Frame 1 (no input): blank canvas, image omitted
Frame 60 (the mouse pressed at the canvas centre just before this capture): blank canvas, image omitted
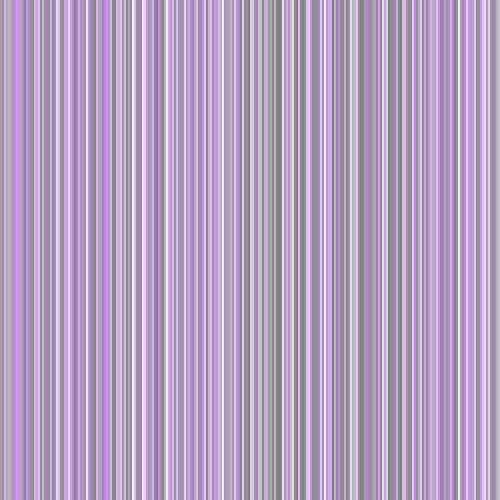
Frame 120 (the mouse held since frame 60 and released just before this capture)

The Processing sketch whose frames 1 and 60 were blank and that drew this single picture after the mouse press (run headless with seeded random() and noise(); from frame 60 on, the mouse is pressed at the canvas centre):

// Processing sketch: color_curtain
// ── color_curtain.pde
void setup() {
  size(500, 500);
  noStroke();
}

int hue = 137;

void draw() {
  frameRate(5);
  
  int _slices = mouseX;
  int slices = 500;
  
  if (_slices > 0) {
    slices = _slices;
  }
  
  int rectWidth = (int(ceil((float) width / slices)));
  
  colorMode(HSB);
  
  for (int i = 0; i <= slices; i++) {
    int x = i * rectWidth;
    int y = 0;
  
    
    int h = hue;
    int s = int(random(0, 255));
    int b = int(random(0, 255));
    int opacity = (int(((float) mouseY / height) * 255)); 

    fill(255);
    rect(x, y, rectWidth, height);

    fill(h, s, b, opacity);
    rect(x, y, rectWidth, height);
  }  
}

void mousePressed() {
  hue = int(random(0, 255));
}
